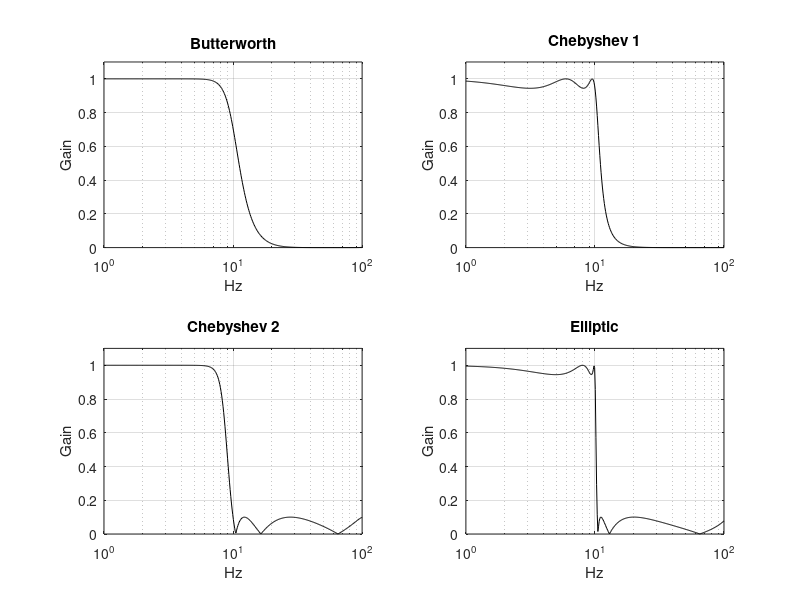

MATLAB code to generate this figure:
% Comparison of frequency response of the 4 digital filters
fs=130; %sampling frequency in Hz
fc=10/(fs/2); %cut-off at 10 Hz

N=5; %order of the filter
Rp=0.5; %decibels of ripple in the pass band
Rs=20; %decibels of ripple in the stop band
[numd,dend]=butter(N,fc); %digital Butterworth filter
F=logspace(0,2,400); %logaritmic set of frequency values in Hz
G=freqz(numd,dend,F,fs); %computes frequency response
subplot(2,2,1); semilogx(F,abs(G),'k'); %plots linear amplitude
axis([1 100 0 1.1]); grid;
ylabel('Gain'); xlabel('Hz'); title('Butterworth');

[numd,dend]=cheby1(N,Rp,fc); %digital Chebyshev 1 filter
G=freqz(numd,dend,F,fs); %computes frequency response
subplot(2,2,2); semilogx(F,abs(G),'k'); %plots linear amplitude
axis([1 100 0 1.1]); grid;
ylabel('Gain'); xlabel('Hz'); title('Chebyshev 1');

[numd,dend]=cheby2(N,Rs,fc); %digital Chebyshev 2 filter
G=freqz(numd,dend,F,fs); %computes frequency response
subplot(2,2,3); semilogx(F,abs(G),'k'); %plots linear amplitude
axis([1 100 0 1.1]); grid;
ylabel('Gain'); xlabel('Hz'); title('Chebyshev 2');

[numd,dend]=ellip(N,Rp,Rs,fc); %digital elliptic filter
G=freqz(numd,dend,F,fs); %computes frequency response
subplot(2,2,4); semilogx(F,abs(G),'k'); %plots linear amplitude
axis([1 100 0 1.1]); grid;
ylabel('Gain'); xlabel('Hz'); title('Elliptic');
